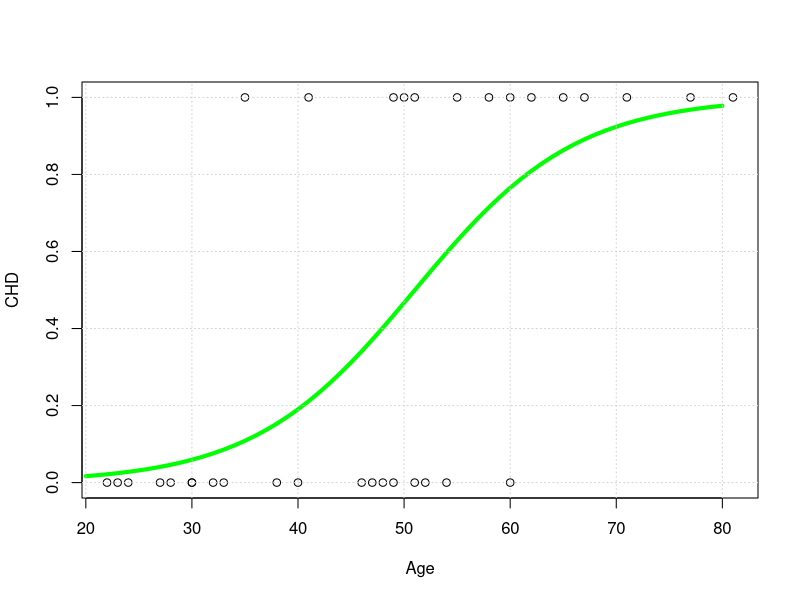

Write the R code that produced this figure.
dados <- read.csv(file="logistic_CHD_JPHL.csv", header=TRUE, sep=",")
plot(dados)

model <- glm(CHD ~.,family=binomial(link='logit'),data=dados) #cria modelo 
print(summary(model))

teste_idades = seq(20, 80, by=1) #gera sequencia de idades de 20 a 80

previsao = predict(model, list(Age=teste_idades), type="response") #aplica modelo no conjunto de testes
#plot(dat)
lines(teste_idades, previsao, col="green", lwd = 4)
grid()


